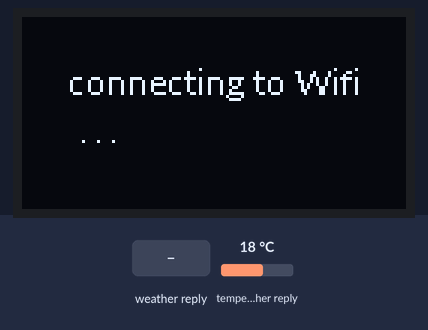
Bench run of a sketch on a simulated ESP32. On the bench: 128×64 one-colour display. The test bench sets the inputs (shaded band); at power-on: temperature in the weather reply 18 °C. WiFi joins after 1.5 s; servers stay silent unless stated; network time is answered at once with the bench clock; the local clock reads 2024-03-15 10:24:30 at power-on unless the sketch sets it; web services answer with replies made up by the test bench; what the sketch prints to the serial monitor is not drawn.

Above: at 1.6 s.
At 4.7 s:
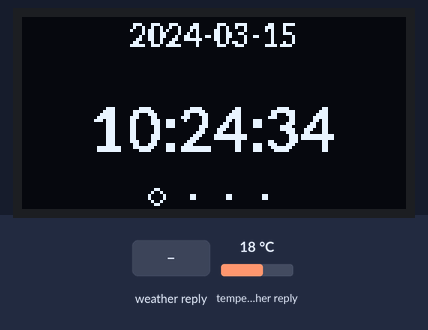
4.8 s: weather in the web reply set to Snow
At 8.8 s:
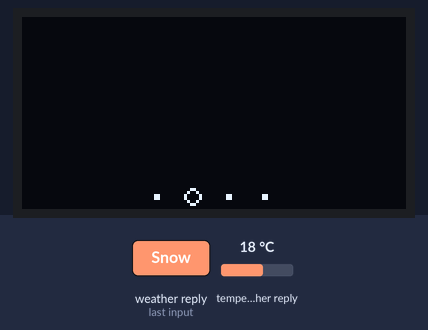
At 11.3 s:
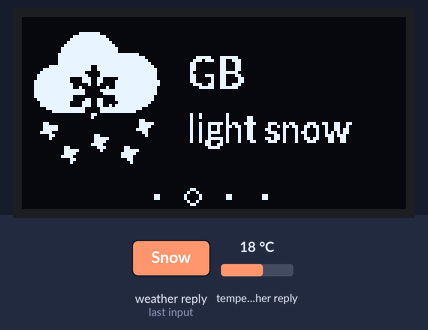
13.1 s: temperature in the weather reply set to -14 °C
At 16.7 s:
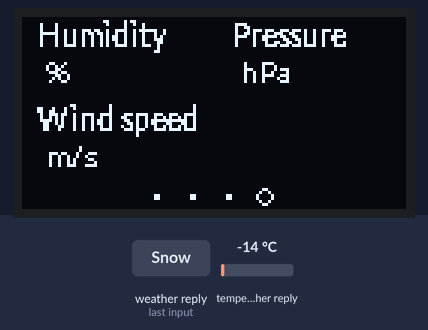

The sketch:

openweather_ESP32_SSD1306.ino
```cpp
#include <WiFi.h>
#include <HTTPClient.h>
#include <ArduinoJson.h>
#include <Wire.h>
#include "SSD1306.h"
#include "OLEDDisplayUi.h"
#include "images.h"
#include "font.h"
#include <NTPClient.h>
#include <WiFiUdp.h>
#include "Image Header.h"

const char* ssid = "xxxxx";
const char* password = "xxxxx";

const String endPoint = "http://api.openweathermap.org/data/2.5/weather?q=Hong Kong Special Administrative Region,HK&units=metric&APPID=";
const String key = "your key";

//address -> 0x3c
//SDA -> 19
//SDC -> 18
//SSD1306Wire display(ADDRESS, SDA, SDC);
//SSD1306 display(0x3c, 5, 4);
SSD1306 display(0x3c, 21, 22);
OLEDDisplayUi ui (&display);

/*
 *  ///default font ArialMT_Plain_10, ArialMT_Plain_16, ArialMT_Plain_24
  //http://oleddisplay.squix.ch/#/home//
 Lato_Bold_10
 Lato_Regular_10
 Lato_Regular_12
 Lato_Bold_12
 Lato_Bold_14
 Lato_Regular_14
 Lato_Bold_20
 */

//string variable to store JSON varaible
String cityStr;
String temperatureStr, temperature_minStr, temperature_maxStr;
String pressureStr;
String riseStr, setStr;
String windSpeedStr, windDegStr;
String dtStr;
String humidityStr;
String weatherDescriptionStr, weatherIconStr;

//screen size
int screenW = 128;
int screenH = 64;


//define an NTP Client to request date and time from an NTP server.
WiFiUDP ntpUDP;
NTPClient timeClient(ntpUDP);

//String variables to save the date and time.
String formattedDate;
String dayStamp;
String timeStamp;

void msOverlay(OLEDDisplay *display, OLEDDisplayUiState* state) {
//  display->setTextAlignment(TEXT_ALIGN_CENTER);
//  display->setFont(ArialMT_Plain_16);
//  display->drawString(128,0,"APPLE");
}

void drawFrame1(OLEDDisplay *display, OLEDDisplayUiState* state, int16_t x, int16_t y) {
 // display->drawXbm(50 + x, 0 + y, bubble_width, bubble_height, bubble_bits);
  display->setTextAlignment(TEXT_ALIGN_CENTER);
  display->setFont(Lato_Bold_10);

  //int textWidth = display->getStringWidth(dayStamp);
  display->drawString(64 + x, 0 + y, dayStamp);
  display->setFont(Lato_Bold_20);
  timeStamp = timeClient.getFormattedTime();
  //textWidth = display->getStringWidth(timeStamp);
  display->drawString(64 + x, 25 + y, timeStamp);
  display->setTextAlignment(TEXT_ALIGN_LEFT);

}

void drawFrame2(OLEDDisplay *display, OLEDDisplayUiState* state, int16_t x, int16_t y) {
   //weather icon , location, weatherDescription
  if(weatherIconStr == "01d" || weatherIconStr == "01n"){
    display->drawXbm(0 + x, 0 + y, Logo_01d_width, Logo_01d_height, Logo_01d_bits);
  }
  if(weatherIconStr == "02d" || weatherIconStr == "02n"){
    display->drawXbm(0 + x, 0 + y, Logo_02d_width, Logo_02d_height, Logo_02d_bits);
  }
  if(weatherIconStr == "03d" || weatherIconStr == "03n"){
    display->drawXbm(0 + x, 0 + y, Logo_03d_width, Logo_03d_height, Logo_03d_bits);
  }
  if(weatherIconStr == "04d" || weatherIconStr == "04n"){
    display->drawXbm(0 + x, 0 + y, Logo_03d_width, Logo_03d_height, Logo_03d_bits);
  }
  if(weatherIconStr == "09d" || weatherIconStr == "09n"){
    display->drawXbm(0 + x, 0 + y, Logo_9d_width, Logo_9d_height, Logo_9d_bits);
  }
  if(weatherIconStr == "10d" || weatherIconStr == "10n"){
    display->drawXbm(0 + x, 0 + y, Logo_10d_width, Logo_10d_height, Logo_10d_bits);
  }
  if(weatherIconStr == "11d" || weatherIconStr == "11n"){
    display->drawXbm(0 + x, 0 + y, Logo_11d_width, Logo_11d_height, Logo_11d_bits);
  }
  if(weatherIconStr == "13d" || weatherIconStr == "13n"){
    display->drawXbm(0 + x, 0 + y, Logo_13d_width, Logo_13d_height, Logo_13d_bits);
  }
  if(weatherIconStr == "50d" || weatherIconStr == "50n"){
    display->drawXbm(0 + x, 0 + y, Logo_50d_width, Logo_50d_height, Logo_50d_bits);
  }
  display->setTextAlignment(TEXT_ALIGN_LEFT);
  display->setFont(Lato_Bold_14);
  display->drawString(55 + x,10 + y , cityStr);
  display->setFont(Lato_Bold_12);
  display->drawString(55 + x,30 + y, weatherDescriptionStr);
}

void drawFrame3(OLEDDisplay *display, OLEDDisplayUiState* state, int16_t x, int16_t y) {
  //weather icon , location, wether

  // The coordinates define the left starting point of the text
 // display->setTextAlignment(TEXT_ALIGN_LEFT);
  display->drawXbm(0 + x, 0 + y, Logo_temperature_width, Logo_temperature_height, Logo_temperature_bits);
  display->setFont(Lato_Bold_14);
  display->drawString(55 + x, 0 + y, "Temp");
  display->setFont(Lato_Bold_14);
  display->drawString(55 + x,20 + y, temperatureStr + "°C");
  display->setFont(Lato_Regular_10);
  display->drawString(55+ x, 35 + y, temperature_minStr + "°C / " + temperature_maxStr + "°C");

}

void drawFrame4(OLEDDisplay *display, OLEDDisplayUiState* state, int16_t x, int16_t y) {

 // display->setTextAlignment(TEXT_ALIGN_LEFT);
  display->setFont(Lato_Bold_10);
  display->drawString(5 + x, 0 + y, "Humidity");
  display->drawString(70 + x, 0 + y, "Pressure");
  display->drawString(5 + x, 28 + y, "Wind speed");

  display->setFont(Lato_Regular_10);
  display->drawString(5 + x, 12 + y, humidityStr + " %");
  display->drawString(70 + x, 12 + y, pressureStr + " hPa");
  display->drawString(5 + x, 40 + y, windSpeedStr + " m/s");
}

FrameCallback frames[] = {drawFrame1, drawFrame2, drawFrame3, drawFrame4};

int frameCount = 4;

OverlayCallback overlays[] = {msOverlay};
int overlaysCount = 1;

unsigned long previousMillis = 0;
const long interval = 10000;


void setupUI(){
  ui.setTargetFPS(60);
  ui.setActiveSymbol(activeSymbol);
  ui.setInactiveSymbol(inactiveSymbol);
  ui.setIndicatorPosition(BOTTOM);
  ui.setIndicatorDirection(LEFT_RIGHT);
//  ui.setTimePerTransition(0.1);
  ui.setFrameAnimation(SLIDE_LEFT);
  ui.setFrames(frames, frameCount);
  ui.setOverlays(overlays, overlaysCount);
  ui.init();
  display.flipScreenVertically();
}

void setup() {
  int i;
//  Serial.begin(921600);
  Serial.begin(115200);
  setupUI();

  display.init();
  display.setTextAlignment(TEXT_ALIGN_CENTER);
  display.setFont(Lato_Regular_12);
  display.drawString(64, 14, "connecting to Wifi");
  display.display();

  WiFi.begin(ssid, password);

  while(WiFi.status() != WL_CONNECTED){
   delay(500);
  Serial.println("Connecting to WiFi..");
  display.drawString(20 + i, 30, ".");
  i += 5;
  display.display();
  }
  //initialize the NTP client to get date and time from an NTP server.
  timeClient.begin();
  // GMT +1 = 3600
  // GMT +8 = 28800
  // GMT -1 = -3600
  // GMT 0 = 0
  // Set offset time in seconds to adjust for your timezone, HK is +8.
  timeClient.setTimeOffset(28800);

  Serial.println("Connected to the WiFi network");
  delay(2000);

}

void getData(){
  if(WiFi.status() == WL_CONNECTED){
    HTTPClient http;
    //specify URL
    http.begin(endPoint + key);
    //make request
    int httpCode = http.GET();

    if(httpCode > 0){
      //check for returning data
      String payload = http.getString();
      //Serial.println(httpCode);
      Serial.println(payload);
      //parse JSON
      //https://arduinojson.org/v5/assistant/
     const size_t bufferSize = JSON_ARRAY_SIZE(1) + JSON_OBJECT_SIZE(1) + 2*JSON_OBJECT_SIZE(2) + JSON_OBJECT_SIZE(4) + JSON_OBJECT_SIZE(5) + JSON_OBJECT_SIZE(6) + JSON_OBJECT_SIZE(12) + 976;
     DynamicJsonBuffer jsonBuffer(bufferSize);
     JsonObject& root = jsonBuffer.parseObject(payload);
  //   Serial.println(root);


    const char* city = root["sys"]["country"];
    const char* temperature = root["main"]["temp"];
    const char* temperature_min = root["main"]["temp_min"];
    const char* temperature_max = root["main"]["temp_max"];
    const char* pressure = root["main"]["pressure"];
    const char* windSpeed = root["wind"]["speed"];
    const char* humidity = root["main"]["humidity"];
    const char* weatherDescription = root["weather"][0]["description"];
    const char* weatherIcon = root["weather"][0]["icon"];

    cityStr = city;

    String tempT = temperature;
    int splitDot = tempT.indexOf(".");
    temperatureStr = tempT.substring(0,splitDot);

    String tempMin = temperature_min;
    int splitDot_Min = tempMin.indexOf(".");
    temperature_minStr = tempMin.substring(0,splitDot_Min);

    String tempMax = temperature_max;
    int splitDot_Max = tempMax.indexOf(".");
    temperature_maxStr = tempMax.substring(0,splitDot_Max);

    String tempHum = humidity;
    int splitDot_Hum = tempHum.indexOf(".");
    humidityStr = tempHum.substring(0,splitDot_Hum);

    pressureStr = pressure;
      Serial.println(pressureStr);

    windSpeedStr = windSpeed;
      Serial.println(windSpeedStr);
    weatherDescriptionStr = weatherDescription;
      Serial.println(weatherDescriptionStr);
    weatherIconStr = weatherIcon;
      Serial.println(weatherIconStr);

    }else{
      Serial.println("Error");
    }
    //free resource
    http.end();
  }
  //delay(6000);
}


void loop() {

   unsigned long currentMillis = millis();

  if (currentMillis - previousMillis >= interval) {
    previousMillis = currentMillis;
     getData();
   // Serial.print();
  }
  //get a valid date and time:
  while(!timeClient.update()){
    timeClient.forceUpdate();
  }
  //convert the date and time to a readable format with the getFormattedDate()
  formattedDate = timeClient.getFormattedDate(); //the result : 2018-12-31T16:47:24Z

  //extract date and time...trim T and Z
  int splitT = formattedDate.indexOf("T");
  dayStamp = formattedDate.substring(0,splitT);
  Serial.print("Date: ");
  Serial.println(dayStamp);

  timeStamp = formattedDate.substring(splitT+1, formattedDate.length()-1);
  Serial.print("Hour:");
  Serial.println(timeStamp);
  //delay(200);


  int remainingTimeBudget = ui.update();
  if (remainingTimeBudget > 0) {
    delay(remainingTimeBudget);
  }

}
```

Image_Header.h
```cpp
const uint8_t activeSymbol[] PROGMEM = {
    B00000000,
    B00000000,
    B00011000,
    B00100100,
    B01000010,
    B01000010,
    B00100100,
    B00011000
};

const uint8_t inactiveSymbol[] PROGMEM = {
    B00000000,
    B00000000,
    B00000000,
    B00000000,
    B00011000,
    B00011000,
    B00000000,
    B00000000
};
```

Source omitted: font.h (data table, 210828 bytes), images.h (data table, 27494 bytes)

Measured:
- after the input at 4.8 s, the display: first differs from a run without the input after 5.5 s (image 3)
- what the display in image 0 shows lasts 2.0 s, from 1.6 s to 3.6 s
- what the display in image 2 shows lasts 2.5 s, from 7.8 s to 10.3 s
- what the display in image 3 shows lasts 1.4 s, from 10.3 s to 11.7 s
- what the display in image 4 shows lasts 3.8 s, from 16.2 s to 20.0 s
